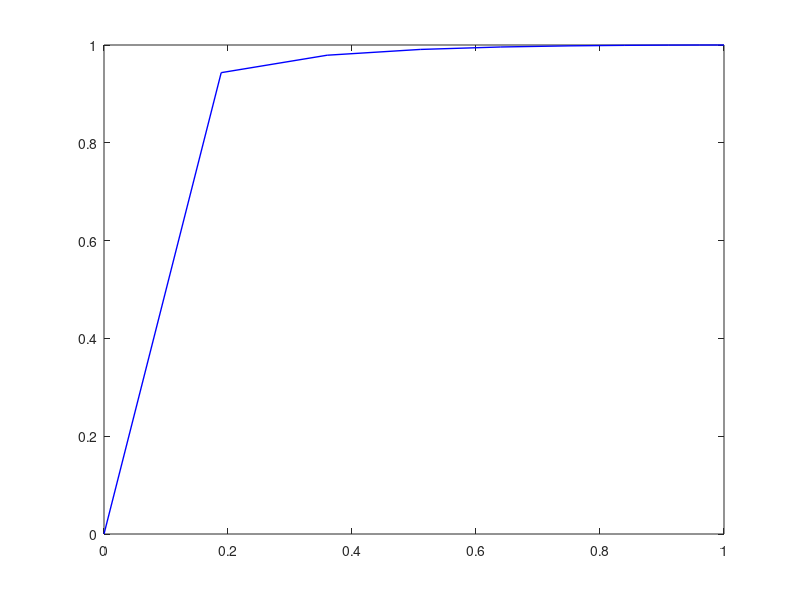

Write the MATLAB code that produced this figure.
% ----- IED KMM -------
clear all;
Pf = 0:0.1:1;
% Pf = 0.5;
SNR_dB= -5; % SNR in dB
gam=power(10,SNR_dB/10); % SNR ratio
N=100; % No of samples

% avg_noise_pow = 1;
f=6e6; % carrier freq for modn
bw = 6e6; % bandwidth of interest
noise_figure = 11; % noise figure in dB (as specified in IEEE 802.22)
noise_power = -174+10*log(bw)+noise_figure; %noise power in dBm conversion
avg_noise_pow=double((1e-3)*power(10,noise_power/10));% received power in watts

%----- uniformly distributed random numbers-----

m = [0.5000 2.1300  1.8700  1.7000  1.5700  1.4600  1.3600    1.2500    1.1400    0.9900    0.5000];

% mu0 = (2^(p/2))*gamma((p+1)/2)*(noise_pow^(p/2))/sqrt(pi);
% var0 = (2^p)*(gamma((2*p+1)/2)-((gamma((p+1)/2)^2)/sqrt(pi)))*avg_noise_pow^p/sqrt(pi);
% mu1 = (2^(p/2))*((1+gam)^(p/2))*gamma((p+1)/2)*(noise_pow^(p/2))/sqrt(pi);
% var1 = (2^p)*((1+gam)^(p))*(gamma((2*p+1)/2)-((gamma((p+1)/2)^2)/sqrt(pi)))*avg_noise_pow^p/sqrt(pi);

M = 10;
L = 10;
 
for i = 1:length(Pf) 
    p = m(i);
    mu0 = N*((2^(p/2))*gamma((p+1)/2)*(avg_noise_pow^(p/2))/sqrt(pi));
    var0 = N*(((2^p)*(gamma(((2*p)+1)/2)-((gamma((p+1)/2)^2)/sqrt(pi)))*(avg_noise_pow^p))/sqrt(pi));
    mu1 = N*((2^(p/2))*((1+gam)^(p/2))*gamma((p+1)/2)*(avg_noise_pow^(p/2))/sqrt(pi));
    var1 = N*(((2^p)*((1+gam)^p)*(gamma(((2*p)+1)/2)-((gamma((p+1)/2)^2)/sqrt(pi)))*(avg_noise_pow^p))/sqrt(pi));
    mu_avg = ((M/L)*mu1)+ (((L-M)/L)*mu0);
    sig_avg =((M/L^2)*var1)+ (((L-M)/L^2)*var0) ;
    lamda(i) = ((qfuncinv(Pf(i)))*(sqrt(var0)))+ mu0;
    Pd(i) = qfunc((lamda(i)-mu1)/sqrt(var1));
    Pdied(i) = Pd(i)+(Pd(i)*((1-Pd(i))*qfunc((lamda(i)-mu_avg)/sqrt(sig_avg))));
    Pfied(i) = Pf(i)+(Pf(i)*((1-Pf(i))*qfunc((lamda(i)-mu_avg)/sqrt(sig_avg))));
       
end
% plot(Pfc,Pdc,'b','linewidth',2); hold on
% plot(Pfa,Pdt,'b','linewidth',2);hold on
plot(Pfied,Pdied,'b','linewidth',1); hold on
% plot(Pf,Pd,'r');hold on;